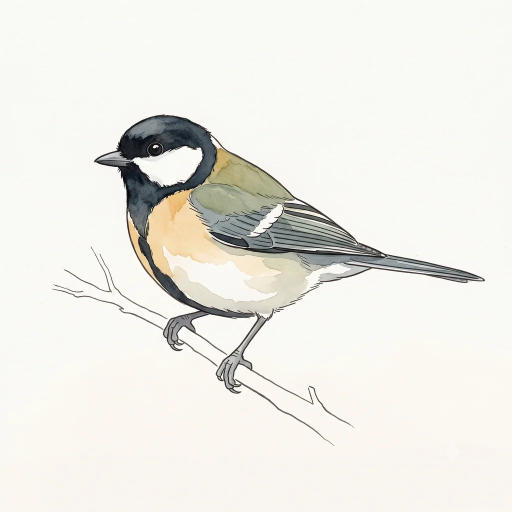
#> input picture assets/inbox/batch-01/styletest.A.t1-bird.webp, 1024 x 1024 px (shown at 1/2 size)
$ python process-bird.py ../../assets/inbox/batch-01/styletest.A.t1-bird.webp out.png --toe-y 5
#> lines starting #> are read from the running program, lines starting #| are printed output that depends on the picture; after the words box and inside, x2 and y2 are one past the last pixel; in counts of white or black regions, pixels touching at a corner belong together
#> in main, im is the input picture: PIL image 1024x1024 RGB; mean R, G, B 237.5, 235.8, 229.5
"""생성 새 그림 후처리 (style-guide.md 5장). 아트가 대표 PC에서 돌리는 오프라인 도구 — 저장소 의존성 아님.

python scripts/art/process-bird.py <원본.png> <출력.webp> --toe-y <발끝 y px> [--ratio 0.35] [--watermark]

1. 표시 지우기: 오른쪽 아래 생성 도구 표시 자리를 같은 높이 왼쪽의 배경 조각으로 덮는다
2. 색 맞추기: 배경 중앙값 → 종이색 #FAF8F2 (채널별 곱), 종이 결은 종이색으로 고른다(알파는 만들지 않는다)
3. 구도: 몸길이(부리~꼬리 끝) = 캔버스 너비 × ratio, 가로 가운데, 발끝 = 위에서 92%.
   원본 가장자리는 종이색으로 페더링해 이어 붙인다(배경을 빼지 않는다, 5.3)
4. 768px WebP 품질 80, 150KB를 넘으면 크기를 줄인다(4장)
"""

import argparse
import io
import statistics

from PIL import Image, ImageChops, ImageDraw, ImageFilter

PAPER = (0xFA, 0xF8, 0xF2)
FINAL = 768
LIMIT = 150 * 1024
FEATHER = 256  # 원본 px


def border_median(im):
    w, h = im.size
#> w = 1024; h = 1024
    pts = [(x, y) for x in range(0, w, 32) for y in (8, h - 8)]
    pts += [(x, y) for y in range(0, h, 32) for x in (8, w - 8)]
    px = [im.getpixel(p) for p in pts]
#> px = 128 items, first 6: (249, 250, 245), (250, 246, 241), (249, 250, 245), (250, 247, 239), (251, 249, 245), (252, 246, 239)
    return tuple(statistics.median_low(c[i] for c in px) for i in range(3))


def remove_watermark(im):
    w, h = im.size
    box = (int(w * 0.80), int(h * 0.84), w, int(h * 0.94))
    src = (box[0] - int(w * 0.5), box[1], box[2] - int(w * 0.5), box[3])
    im.paste(im.crop(src), box[:2])


def bird_bbox(im, bg):
    diff = ImageChops.difference(im, Image.new("RGB", im.size, bg)).convert("L")
    mask = diff.point(lambda v: 255 if v > 40 else 0).filter(ImageFilter.MinFilter(5))
    return mask.getbbox()


def main():
    ap = argparse.ArgumentParser()
    ap.add_argument("src")
    ap.add_argument("out")
    ap.add_argument("--toe-y", type=int, required=True)
    ap.add_argument("--ratio", type=float, default=0.35)
    ap.add_argument("--watermark", action="store_true")
    a = ap.parse_args()

    im = Image.open(a.src).convert("RGB")
    if a.watermark:
        remove_watermark(im)
    bg = border_median(im)
#> bg = (250, 248, 244)
    im = im.point([min(255, round(v * PAPER[c] / bg[c])) for c in range(3) for v in range(256)])

    # 종이 결·얼룩(배경과 차이 8 이하)은 종이색으로 고르고 32까지 서서히 원래 색으로 — 이어 붙인 경계가 안 보이게
    paper = Image.new("RGB", im.size, PAPER)
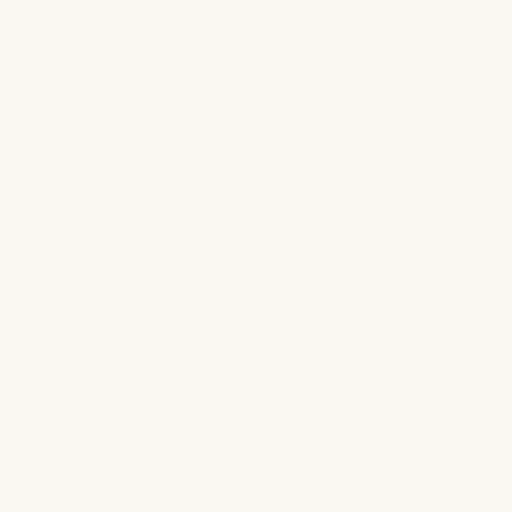
#> paper: PIL image 1024x1024 RGB (shown at 1/2 size); mean R, G, B 250, 248, 242
    diff = ImageChops.difference(im, paper).convert("L").filter(ImageFilter.GaussianBlur(2))
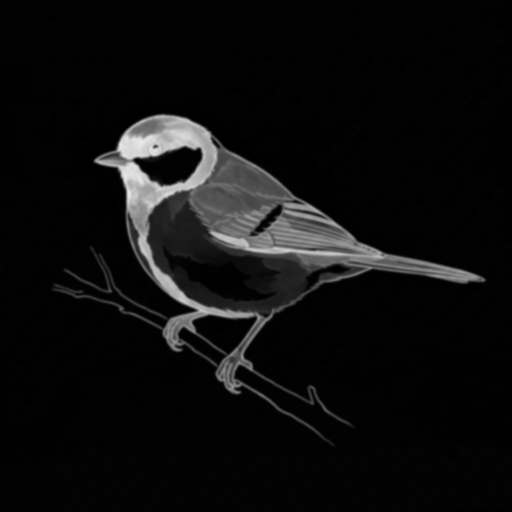
#> diff: PIL image 1024x1024 L (shown at 1/2 size); min 0, max 233, mean 14
    im = Image.composite(im, paper, diff.point(lambda v: max(0, min(255, (v - 8) * 255 // 24))))

    left, top, right, bottom = bird_bbox(im, PAPER)
#> in bird_bbox, `mask = diff.point(lambda v: 255 if v > 40 else 0).filter(ImageFilter.M..`:
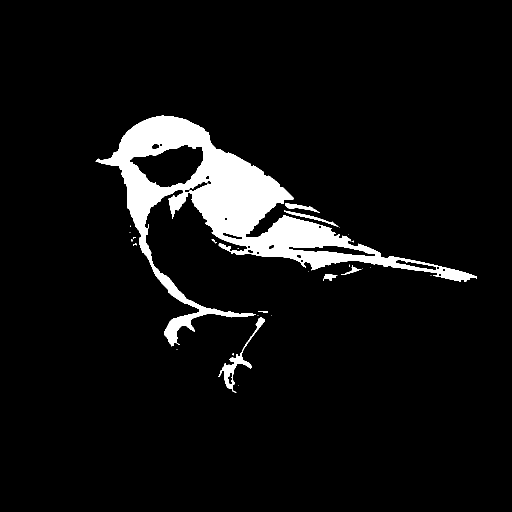
#> mask: PIL image 1024x1024 L (shown at 1/2 size); 6.4% white; 27 white regions (18 under 20 px), largest, box (x1, y1, x2, y2) and area: (191, 231, 954, 693) 64387, (436, 634, 530, 785) 1640, (568, 421, 677, 454) 469
#> left = 191; top = 231; right = 954; bottom = 785
    size = round((right - left) / a.ratio)
#> size = 2180
    ox = round(size / 2 - (left + right) / 2)
#> ox = 518
    oy = round(size * 0.92 - a.toe_y)
#> oy = 2001

    w, h = im.size
#> w = 1024; h = 1024
    fade = Image.new("L", (w, h), 255)
#> fade: PIL image 1024x1024 L; every value is 255
    d = ImageDraw.Draw(fade)
    for i in range(FEATHER):
        d.rectangle((i, i, w - 1 - i, h - 1 - i), outline=round(255 * (i + 1) / FEATHER))
    canvas = Image.new("RGB", (size, size), PAPER)
    canvas.paste(im, (ox, oy), fade)

    side = FINAL
    while True:
        buf = io.BytesIO()
        canvas.resize((side, side), Image.LANCZOS).save(buf, "WEBP", quality=80, method=6)
        if buf.tell() <= LIMIT:
            break
        side -= 64
#> after the loop, side = 768
    with open(a.out, "wb") as f:
        f.write(buf.getvalue())
    print(f"{a.out}: bbox {left},{top},{right},{bottom} 캔버스 {size} → {side}px {buf.tell() // 1024}KB")
#| out.png: bbox 191,231,954,785 캔버스 2180 → 768px 1KB


if __name__ == "__main__":
    main()

$ run again, on assets/inbox/batch-01/styletest.A.t3-snake.webp
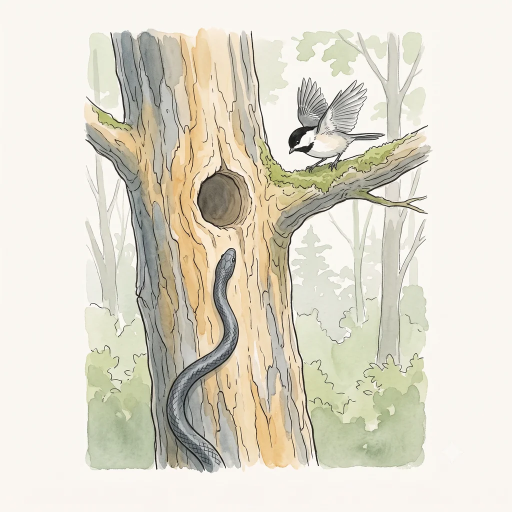
#> input picture assets/inbox/batch-01/styletest.A.t3-snake.webp, 1024 x 1024 px (shown at 1/2 size)
#> in main, im is the input picture: PIL image 1024x1024 RGB; mean R, G, B 222.8, 218.4, 204.1
#> px = 128 items, first 6: (248, 247, 241), (250, 246, 241), (248, 247, 241), (250, 246, 241), (248, 247, 241), (250, 246, 241)
#> bg = (250, 246, 241)
#> in bird_bbox, `diff = ImageChops.difference(im, Image.new("RGB", im.size, bg)).conver..`:
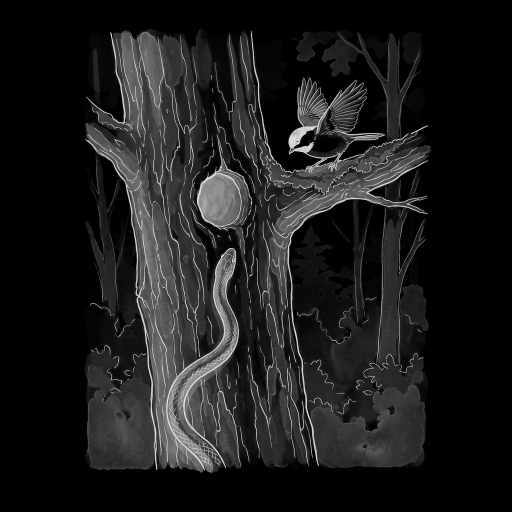
#> diff: PIL image 1024x1024 L (shown at 1/2 size); min 0, max 248, mean 27.7
#> in bird_bbox, `mask = diff.point(lambda v: 255 if v > 40 else 0).filter(ImageFilter.M..`:
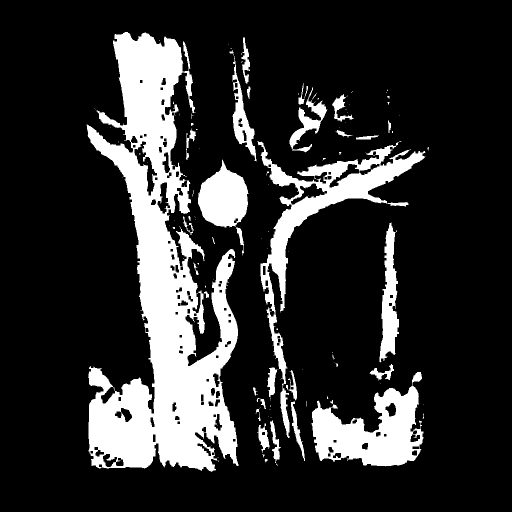
#> mask: PIL image 1024x1024 L (shown at 1/2 size); 18.8% white; 127 white regions (89 under 20 px), largest, box (x1, y1, x2, y2) and area: (173, 64, 477, 944) 120918, (515, 282, 851, 876) 25945, (623, 744, 847, 933) 21337
#> left = 173; top = 64; right = 858; bottom = 944
#> size = 1957
#> ox = 463
#> oy = 1795
#> fade: PIL image 1024x1024 L; every value is 255
#> after the loop in main, `while True:`: side = 768
#| out.png: bbox 173,64,858,944 캔버스 1957 → 768px 1KB
